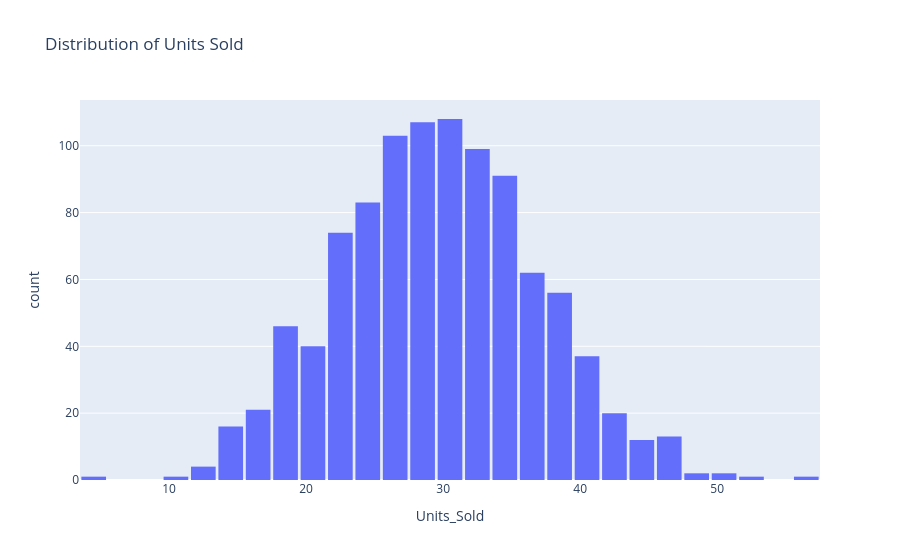

The notebook cell this image was saved under:
### Markdown cell above
### 3.1 Target Variable: Units Sold Distribution (Plotly)

### Code cell
# Visualization: Histogram of the Target Variable (Units Sold)
fig = px.histogram(df, x='Units_Sold', nbins=30, title='Distribution of Units Sold',
                   color_discrete_sequence=['#636EFA'])
fig.update_layout(bargap=0.1)
fig.show()

### Figure 1 — Plotly figure (JSON) as saved in the notebook; plotly's stock layout.template omitted (floating-point values rounded to 4 significant figures; data arrays with more than 128 entries replaced by an {"elided": "..."} marker saying what was removed)
{"data": [{"bingroup": "x", "hovertemplate": "Units_Sold=%{x}<br>count=%{y}<extra></extra>", "legendgroup": "", "marker": {"color": "#636EFA", "pattern": {"shape": ""}}, "name": "", "nbinsx": 30, "orientation": "v", "showlegend": false, "type": "histogram", "x": {"elided": "1000 int values"}, "xaxis": "x", "yaxis": "y"}], "layout": {"bargap": 0.1, "barmode": "relative", "legend": {"tracegroupgap": 0}, "title": {"text": "Distribution of Units Sold"}, "xaxis": {"anchor": "y", "domain": [0, 1], "title": {"text": "Units_Sold"}}, "yaxis": {"anchor": "x", "domain": [0, 1], "title": {"text": "count"}}}}
